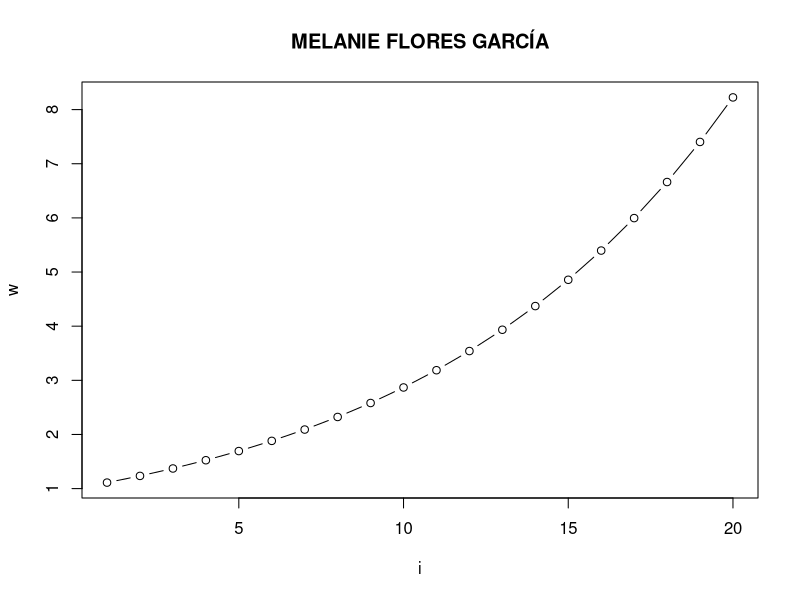
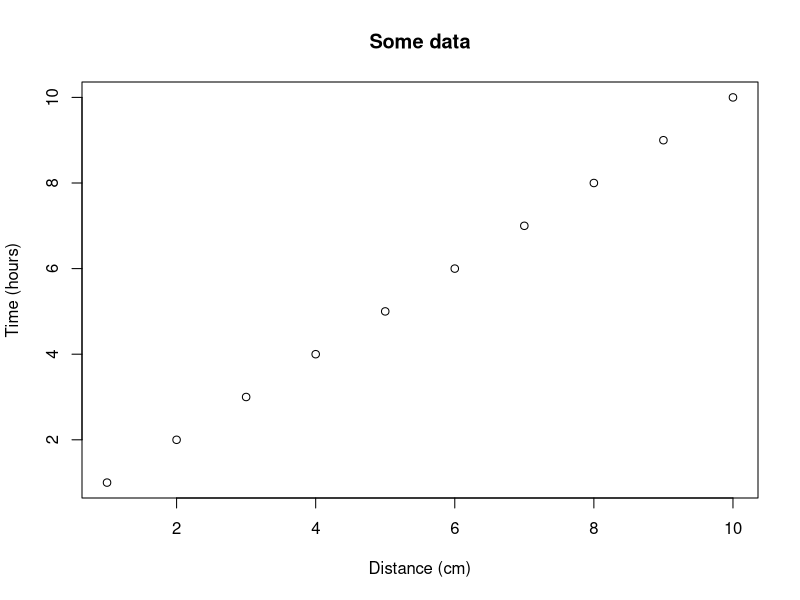
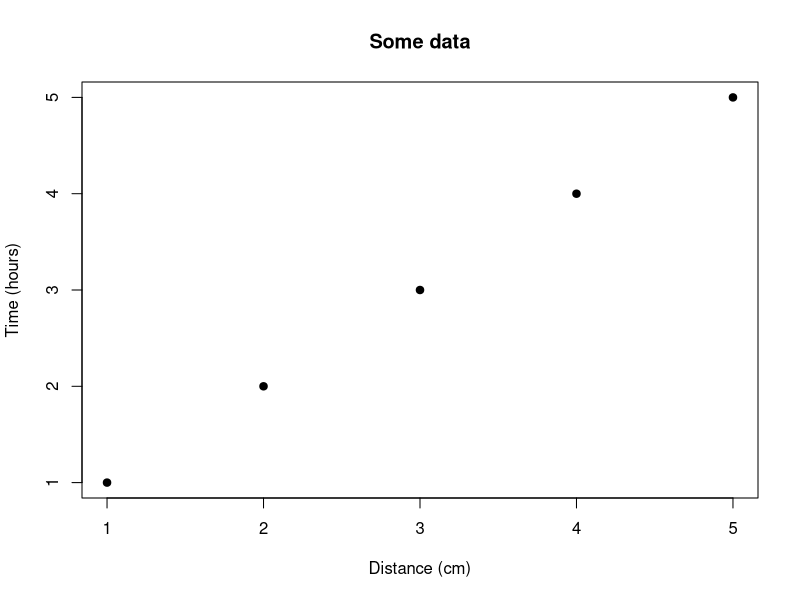

Recreate these plots in R, in order.
## ---- chunk 1
knitr::opts_chunk$set(echo = TRUE) # By default, show code; set to FALSE to hide it
knitr::opts_chunk$set(fig.pos = 'H') # Places figures on pages separate from text
knitr::opts_chunk$set(out.width = '100%', dpi=300) # Figure resolution and size
knitr::opts_chunk$set(fig.env = "figure") # Latex figure environment
## ---- chunk 2
n<-0.9
i<-(1:20)
n
i
1/n^i
cumsum(i)
w<- 1/n^i
w
plot(i,w,
      type="b",
      main="MELANIE FLORES GARCÍA")
## ---- chunk 3
plot(1:10, main = "Some data", xlab = "Distance (cm)", 
     ylab = "Time (hours)")
## ---- chunk 4
plot(1:5, pch = 19, main = "Some data", xlab = "Distance (cm)", 
     ylab = "Time (hours)")
## ---- chunk 5
df = data.frame(ID = 1:3, code = letters[1:3])

# Creates tables that follow OUP guidelines using xtable
library(xtable) 
print(xtable(df, caption = "This is the table caption", 
             label = "tab:tab1"), comment = FALSE)
## ---- chunk 6
df = data.frame(ID = 1:3, code = letters[1:3])

# kable can alse be used for creating tables
knitr::kable(df, caption = "This is the table caption", format = "latex",
             booktabs = TRUE, label = "tab2")
## ---- chunk 7
x<-1
equation1<-log(exp(1))+((sin(x)^2)+(cos(x)^2))
equation1

n<- seq(0:50000)
equation2 <- sum(1/2^n)
equation2

equation1>equation2

## ---- chunk 8
x<-1
eq<- log(exp(x))+(sin(x)^2)+(cos(x)^2) 
eq

n<- seq_len(1000)
eq3 <- sum(1/2^n)
eq3

is.it.true <- eq > eq3
if(is.it.true == TRUE) {print ("Equation is true!")}
if(is.it.true == FALSE) {print("Equation is false!")}
